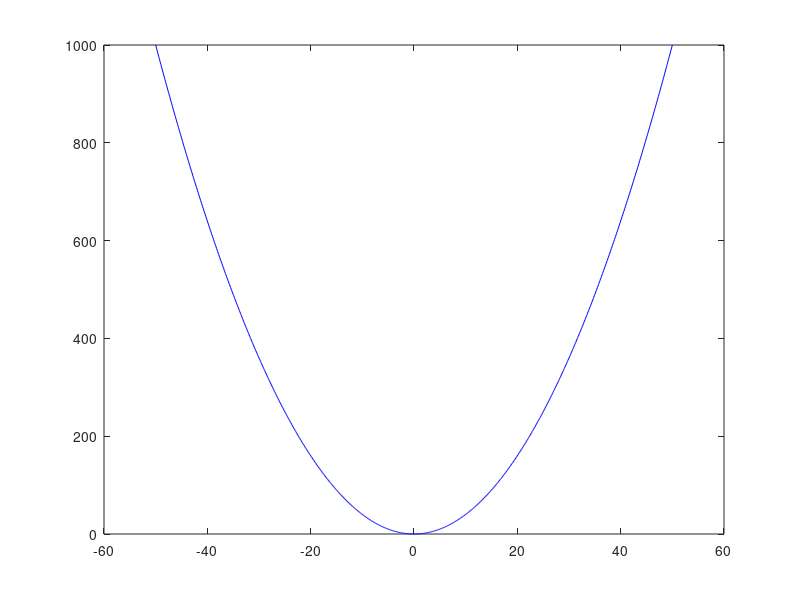

This chart was generated by the following MATLAB code: (Note: this script raises an error after producing the figure.)
clc
clear all
f=@(y) y.^2-0.6*y.^2;
gb=@(y,yk) 0.6*yk^2+1.2*yk*(y-yk);
y=-50:0.1:50;
plot(y,f(y),'b')
hold on
[a,b]=min(f(y));
val=y(b);

xk=-50;

for i=1:40
    yk=xk;
cvx_begin quiet
variable x
g=0.6*xk^2+1.2*xk*(x-xk);
yk;
plot(y,y.^2-gb(y,yk))
hold on
minimize x^2-g
subject to
x>=-30;
x<=10;
cvx_end
scatter(x,cvx_optval)
xk=x;
end
axis([-50 50 -10 1500])
